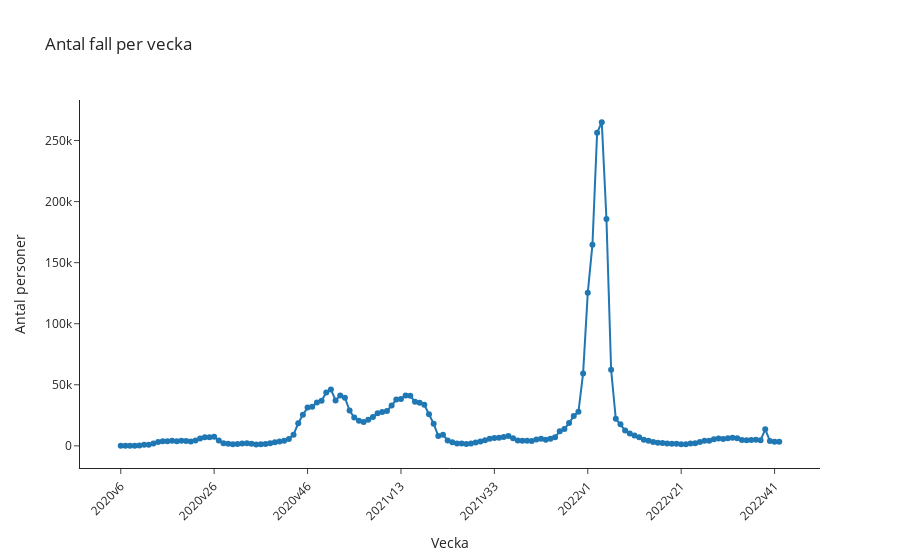

The notebook cell saved with this chart:
### Code cell
# Plotly

fig = px.line(veckodata_riket, 
              x='Vecka', y='Antal_fall_vecka', 
              title='Antal fall per vecka',
              labels={
                  'Vecka': 'Vecka', 
                  'Antal_fall_vecka': 'Antal personer'
              },
              template="simple_white",
              markers=True
)

fig.update_layout(
    xaxis = dict(
        tickangle=-45,
        tickmode='linear',
        dtick=20
    ))

fig.write_html("Antal fall per vecka.html")

fig.show()

### Figure 1 — Plotly figure (JSON) as saved in the notebook; plotly's stock layout.template omitted (floating-point values rounded to 4 significant figures; data arrays with more than 128 entries replaced by an {"elided": "..."} marker saying what was removed)
{"data": [{"hovertemplate": "Vecka=%{x}<br>Antal personer=%{y}<extra></extra>", "legendgroup": "", "line": {"color": "#1F77B4", "dash": "solid"}, "marker": {"symbol": "circle"}, "mode": "markers+lines", "name": "", "orientation": "v", "showlegend": false, "type": "scatter", "x": {"elided": "142 str values"}, "xaxis": "x", "y": {"elided": "142 int values"}, "yaxis": "y"}], "layout": {"legend": {"tracegroupgap": 0}, "title": {"text": "Antal fall per vecka"}, "xaxis": {"anchor": "y", "domain": [0, 1], "dtick": 20, "tickangle": -45, "tickmode": "linear", "title": {"text": "Vecka"}}, "yaxis": {"anchor": "x", "domain": [0, 1], "title": {"text": "Antal personer"}}}}
